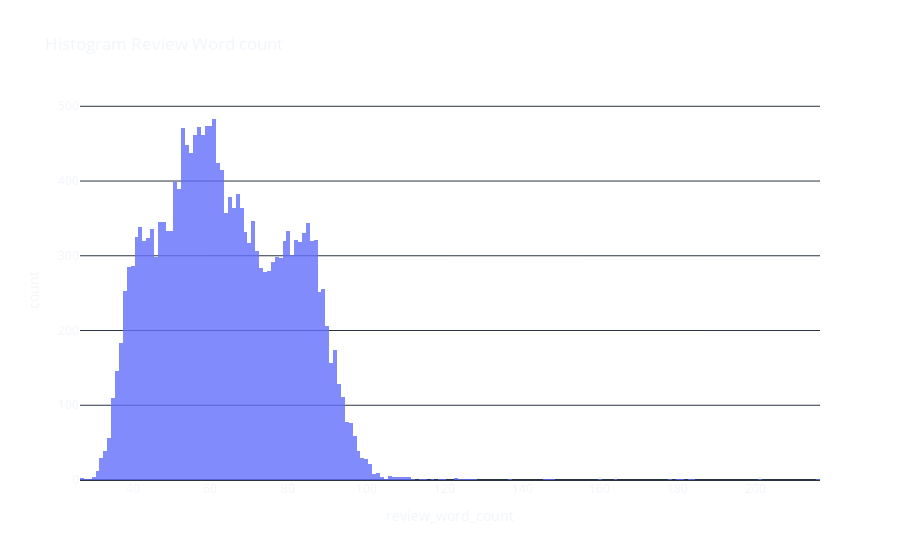

This figure's notebook cell:
### Markdown cell above
For `frequency histograms`, we can use are good old firend `plotly`

### Code cell
import plotly.express as px

df['review_word_count'] = df['review'].apply(lambda x: len(str(x).split()))

fig = px.histogram(df, x='review_word_count',
                   title='Histogram Review Word count',
                   opacity=0.8,
                   )
fig.update_layout(template= 'plotly_dark',
                paper_bgcolor='rgba(0, 0, 0, 0)',
                plot_bgcolor='rgba(0, 0, 0, 0)')                   
fig.show()

print('Review with largest word count: \n')
print(df.loc[df['review_word_count'].idxmax()]['review'] )
print('\nReview with lowest word count: \n')
print(df.loc[df['review_word_count'].idxmin()]['review'])

### Figure 1 — Plotly figure (JSON) as saved in the notebook; plotly's stock layout.template omitted (floating-point values rounded to 4 significant figures; data arrays with more than 128 entries replaced by an {"elided": "..."} marker saying what was removed)
{"data": [{"alignmentgroup": "True", "bingroup": "x", "hovertemplate": "review_word_count=%{x}<br>count=%{y}<extra></extra>", "legendgroup": "", "marker": {"color": "#636efa", "opacity": 0.8, "pattern": {"shape": ""}}, "name": "", "offsetgroup": "", "orientation": "v", "showlegend": false, "type": "histogram", "x": {"elided": "20000 int values"}, "xaxis": "x", "yaxis": "y"}], "layout": {"barmode": "relative", "legend": {"tracegroupgap": 0}, "paper_bgcolor": "rgba(0, 0, 0, 0)", "plot_bgcolor": "rgba(0, 0, 0, 0)", "title": {"text": "Histogram Review Word count"}, "xaxis": {"anchor": "y", "domain": [0, 1], "title": {"text": "review_word_count"}}, "yaxis": {"anchor": "x", "domain": [0, 1], "title": {"text": "count"}}}}
